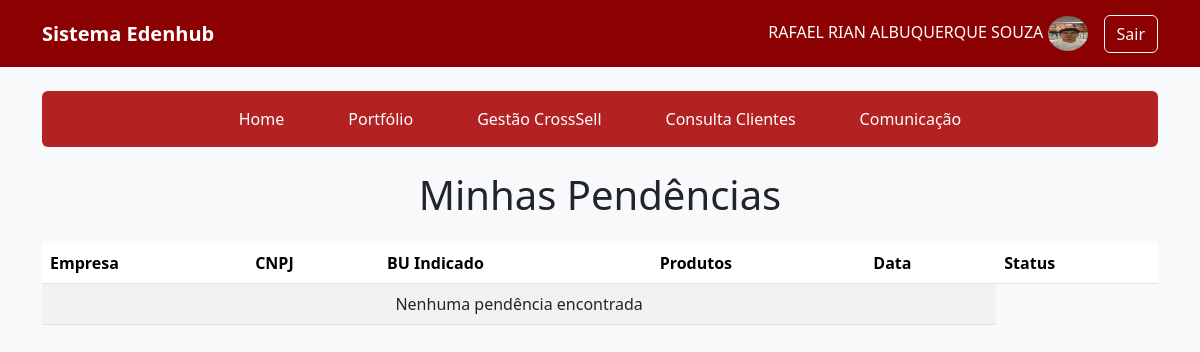
The app's page /minhas_pendencias (signed in), older data.
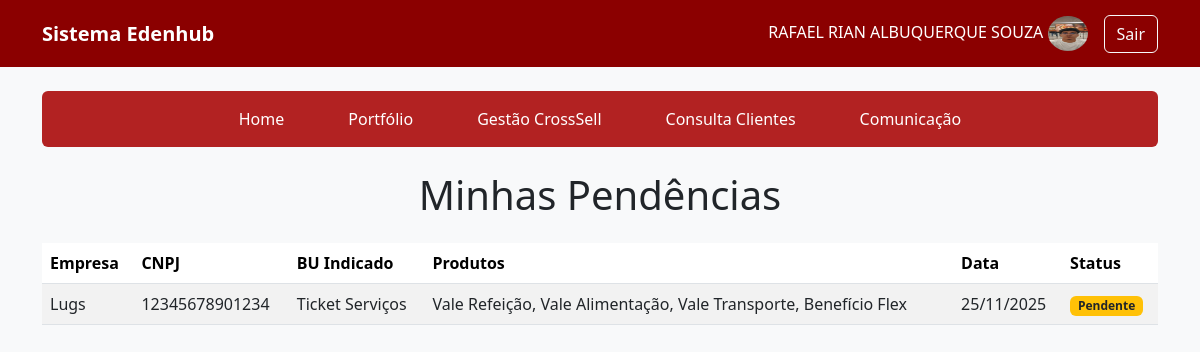
The same page, newer data.
### Edenred/models.py (models this page shows, shortened)
class Usuario(db.Model, UserMixin):
    id = db.Column(db.Integer, primary_key=True)
    foto = db.Column(db.String, nullable=True, default='default.png')
    nome = db.Column(db.String(100), nullable=False)
    email = db.Column(db.String(100), unique=True, nullable=False)
    telefone = db.Column(db.String(20), unique=True)
    skype = db.Column(db.String(100), unique=True)
    senha_hash = db.Column(db.String(200), nullable=False)

class Indicacao(db.Model):
    id = db.Column(db.Integer, primary_key=True)
    empresa_id = db.Column(db.Integer, db.ForeignKey('empresa.id'), nullable=False)
    usuario_id = db.Column(db.Integer, db.ForeignKey('usuario.id'), nullable=False)
    bu_indicado = db.Column(db.String(100), nullable=False)
    produtos_escolhidos = db.Column(db.String(500))
    quantidade_caminhoes = db.Column(db.Integer)
    quantidade_funcionarios = db.Column(db.Integer)
    quantidade_veiculos_pesados = db.Column(db.Integer)
    subsidia_combustivel = db.Column(db.Boolean)
    quantidade_veiculos_leves = db.Column(db.Integer)
    quantidade_veiculos = db.Column(db.Integer)
    previsao_volume = db.Column(db.Float)
    quantidade_cartoes = db.Column(db.Integer)
    observacoes = db.Column(db.Text)
    status = db.Column(db.String(20), default='Pendente')
    data_indicacao = db.Column(db.DateTime, default=datetime.now(timezone.utc))
    empresa = db.relationship('Empresa', backref=db.backref('indicacoes', lazy=True))
    usuario = db.relationship('Usuario', backref=db.backref('indicacoes', lazy=True))

class Empresa(db.Model):
    id = db.Column(db.Integer, primary_key=True)
    cnpj = db.Column(db.String(20), unique=True, nullable=False)
    razao_social = db.Column(db.String(200), nullable=False)
    cep = db.Column(db.String(10))
    logradouro = db.Column(db.String(200))
    numero = db.Column(db.String(10))
    complemento = db.Column(db.String(100))
    bairro = db.Column(db.String(100))
    municipio = db.Column(db.String(100))
    estado = db.Column(db.String(2))
    nome_contato = db.Column(db.String(100))
    email_contato = db.Column(db.String(100))
    telefone_contato = db.Column(db.String(20))
    cargo_contato = db.Column(db.String(100))
    departamento_contato = db.Column(db.String(100))
    celular_contato = db.Column(db.String(20))
    eh_cliente = db.Column(db.Boolean, default=False)
    bus_contratados = db.Column(db.String(500))
    data_cadastro = db.Column(db.DateTime, default=datetime.now(timezone.utc))

### Edenred/views.py (the view)
@app.route('/minhas_pendencias')
@login_required
def minhas_pendencias():
    indicacoes = Indicacao.query.filter_by(
        usuario_id=current_user.id,
        status='Pendente'
    ).order_by(Indicacao.data_indicacao.desc()).all()
    return render_template('minhas_pendencias.html', indicacoes=indicacoes)

### Edenred/__init__.py (called while the page is built)
@login_manager.user_loader
def load_user(user_id):
    return Usuario.query.get(int(user_id))

### Edenred/templates/minhas_pendencias.html
{% extends 'base.html' %}
{% block content %}
<div class="row mb-4">
    <div class="col-12">
        {% include 'nav.html' %}
    </div>
</div>
<div class="row">
    <div class="col-12">
        <h1 class="text-center mb-4 text-dark">Minhas Pendências</h1>
        <div class="table-responsive">
            <table class="table table-striped table-hover">
                <thead class="table-edenred">
                    <tr>
                        <th>Empresa</th>
                        <th>CNPJ</th>
                        <th>BU Indicado</th>
                        <th>Produtos</th>
                        <th>Data</th>
                        <th>Status</th>
                    </tr>
                </thead>
                <tbody>
                    {% for indicacao in indicacoes %}
                    <tr>
                        <td class="text-dark">{{ indicacao.empresa.razao_social }}</td>
                        <td class="text-dark">{{ indicacao.empresa.cnpj }}</td>
                        <td class="text-dark">{{ indicacao.bu_indicado }}</td>
                        <td class="text-dark">{{ indicacao.produtos_escolhidos}}</td>
                        <td class="text-dark">{{ indicacao.data_indicacao.strftime('%d/%m/%Y') }}</td>
                        <td>
                            {% if indicacao.status == 'Pendente' %}
                                <span class="badge bg-warning text-dark">{{ indicacao.status }}</span>
                            {% else %}
                                <span class="badge bg-success">{{ indicacao.status }}</span>
                            {% endif %}
                        </td>
                    </tr>
                    {% else %}
                    <tr>
                        <td colspan="5" class="text-center text-dark ">Nenhuma pendência encontrada</td>
                    </tr>
                    {% endfor %}
                </tbody>
            </table>
        </div>
    </div>
</div>
{% endblock %}

### Edenred/templates/base.html (shortened to what this page needs)
<!DOCTYPE html>
<html lang="pt-BR">
<head>
    <link href="https://cdn.jsdelivr.net/npm/bootstrap@5.3.8/dist/css/bootstrap.min.css" rel="stylesheet">
</head>
<body class="bg-light">
    <nav class="navbar navbar-expand-lg navbar-dark bg-edenred">
        <div class="container">
            <a class="navbar-brand" href="{{ url_for('home') }}">
                <strong>Sistema Edenhub</strong>
            </a>
            {% if current_user.is_authenticated %}
            <div class="navbar-nav ms-auto">
                <span class="navbar-text me-3 text-white">
                    {{ current_user.nome }}  <img src="{{url_for('static', filename='data/img_user/{}'.format(current_user.foto))}}" width="40px" height="35px"
                                    class="rounded-circle">
                </span>
            </div>
            <a class="btn btn-outline-light" href="{{ url_for('logout') }}">
                    Sair
                </a>
            {% endif %}
        </div>
    </nav>
    <div class="container mt-4">
        {% block content %}{% endblock %}
    </div>
</body>
</html>

### Edenred/templates/nav.html
<nav class="navbar navbar-expand-lg nav-menu rounded">
    <div class="container-fluid justify-content-center">
        <div class="navbar-nav">
            <a class="nav-link px-4 mx-2" href="{{ url_for('home') }}">Home</a>
            <a class="nav-link px-4 mx-2" href="{{ url_for('portfolio') }}">Portfólio</a>
            <a class="nav-link px-4 mx-2" href="{{ url_for('crosselling') }}">Gestão CrossSell</a>
            <a class="nav-link px-4 mx-2" href="{{ url_for('consulta_clientes') }}">Consulta Clientes</a>
            <a class="nav-link px-4 mx-2" href="{{ url_for('comunicacao') }}">Comunicação</a>
        </div>
    </div>
</nav>

### Edenred/templates/base.html (style rules this page uses)
.bg-edenred { background-color: #8B0000 !important; }
.nav-menu { background-color: #B22222 !important; }
.nav-link { color: white !important; font-weight: 500; }

Row changes from the older to the newer data that the page shows:
added Indicacao: empresa.razao_social "Lugs", empresa.cnpj "12345678901234", bu_indicado "Ticket Serviços", produtos_escolhidos "Vale Refeição, Vale Alimentação, Vale Transporte, Benefício Flex", data_indicacao "25/11/2025", status "Pendente"
Text that changed along with them:
text no longer shown: "Nenhuma pendência encontrada"
